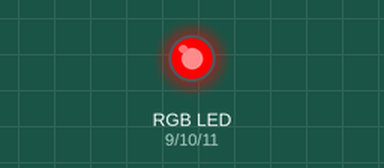
Simulated run of this sketch. Board: Arduino Uno, built with avr-gcc and run on an emulated ATmega328P. Parts: an RGB LED mixed from three pins (HIGH = lit). Dim RGB values are drawn brighter than linear.

Above: at 0.1 s.
At 4.1 s:
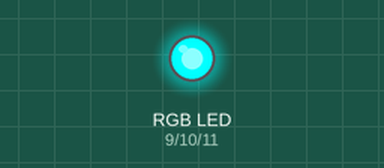
At 9.1 s:
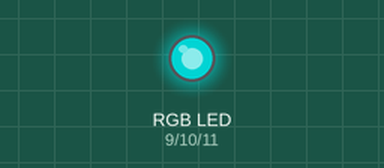
At 18.1 s:
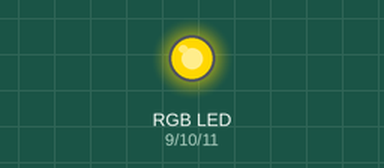
At 28.1 s:
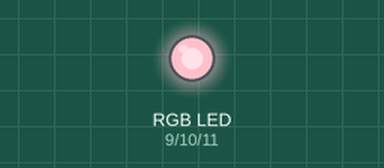
At 39.1 s:
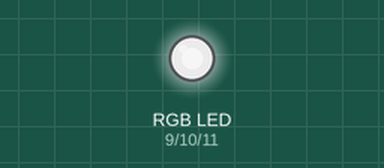
Timing chart, 0 to 40.0 s (numbered marks = the images above):
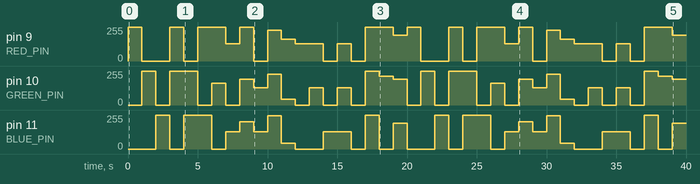

The sketch:

RGB_Led_System.ino
```cpp
const int RED_PIN = 9;    // Pin connected to the red LED
const int GREEN_PIN = 10; // Pin connected to the green LED
const int BLUE_PIN = 11;  // Pin connected to the blue LED
//COLORS
byte colors[][3] =
{
  {255, 0, 0},     // Red
  {0, 255, 0},     // Green
  {0, 0, 255},     // Blue
  {255, 255, 0},   // Yellow
  {0, 255, 255},   // Cyan
  {255, 0, 255},   // Magenta
  {255, 165, 0},   // Orange
  {128, 0, 128},   // Purple
  {255, 192, 203}, // Pink
  {0, 128, 128},   // Teal
  {230, 230, 250}, // Lavender
  {165, 42, 42},   // Brown
  {128, 0, 0},     // Maroon
  {128, 128, 0},   // Olive
  {0, 0, 128},     // Navy
  {128, 128, 128}, // Gray
  {0, 0, 0},       // Black
  {255, 255, 255}, // White
  {255, 215, 0},   // Gold
  {192, 192, 192}  // Silver
};

//COLORS
void setup() {
  Serial.begin(9600);
  pinMode(RED_PIN, OUTPUT);    // Set the red pin as an output
  pinMode(GREEN_PIN, OUTPUT);  // Set the green pin as an output
  pinMode(BLUE_PIN, OUTPUT);   // Set the blue pin as an output
}

void loop() {
  // Set the RGB LED to different colors
  // setColor(255, 0, 0);   // Red
  // delay(1000);            // Wait for 1 second
  // setColor(0, 255, 0);   // Green
  // delay(1000);            // Wait for 1 second
  // setColor(0, 0, 255);   // Blue
  // delay(1000);            // Wait for 1 second
  iterate_over_colors();
}

void setColor(int redValue, int greenValue, int blueValue) {
  analogWrite(RED_PIN, redValue);     // Set the intensity of the red LED
  analogWrite(GREEN_PIN, greenValue); // Set the intensity of the green LED
  analogWrite(BLUE_PIN, blueValue);   // Set the intensity of the blue LED
}
void displayColor(byte color[])
{
  setColor(color[0], color[1], color[2]);
  delay(1000);
}
void iterate_over_colors()
{
    // Iterate over each color in the colors array
  for (int i = 0; i < sizeof(colors) / sizeof(colors[0]); i++)
  {
    displayColor(colors[i]);
  }
}
```

Measured:
- by itself, pin 9 (RED_PIN): 0/255 → 255/255 at 0.00 s, → 0/255 1.0 s later, → 255/255 2.0 s later, → 0/255 1.0 s later, … (32 changes in this stretch)
- by itself, pin 11 (BLUE_PIN): 0/255 → 255/255 at 2.0 s, → 0/255 1.0 s later, → 255/255 1.0 s later, → 0/255 2.0 s later, … (31 changes in this stretch)
